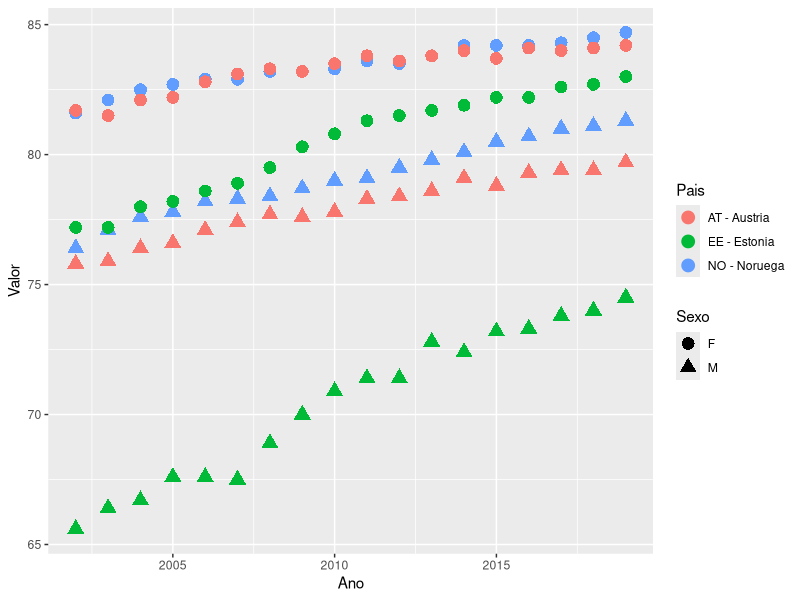

Source code (R):
## ---- chunk 1
knitr::opts_chunk$set(echo = TRUE)
## ---- chunk 2
# Projeto de PE - Pergunta 2
# Estudante: José Cutileiro (ist199097)
# Data: 1 de maio de 2022

library(readxl)
library(ggplot2)
library(tidyr)
library(dplyr)

anos <- read_excel("EsperancaVida.xlsx",
                   col_names = TRUE,
                   range = "A9:A70")
homens <- read_excel("EsperancaVida.xlsx", 
                     col_names = TRUE, 
                     range = "AJ9:BQ70")
mulheres <- read_excel("EsperancaVida.xlsx",
                       col_names = TRUE, 
                       range = "BR9:CY70")

homens <- select(homens,c("NO - Noruega",
                          "EE - Estonia",
                          "AT - Austria"))
mulheres <- select(mulheres,
                   c("NO - Noruega", 
                    "EE - Estonia",
                    "AT - Austria"))


homens$anos <- anos
mulheres$anos <- anos

homens <- rename(homens,Anos = 4)
mulheres <- rename(mulheres,Anos = 4)

homens <- filter(homens,homens$Anos > 2001)
homens <- filter(homens,homens$Anos < 2020)

mulheres <- filter(mulheres,
                   mulheres$Anos > 2001)
mulheres <- filter(mulheres,
                   mulheres$Anos < 2020)


homens <- pivot_longer(homens,1:3,
                       names_to = "Pais",
                       values_to="Valor")
mulheres <- pivot_longer(mulheres,
                         1:3,names_to = "Pais",
                         values_to="Valor")

homens <- cbind(homens,Sexo = "M")
mulheres <- cbind(mulheres,Sexo = "F")

df <- rbind(homens,mulheres)

df <- rename(df,Ano = 1)

row.names(df) <- NULL

df$Ano <- unlist(df$Ano)

ggplot(data=df,aes(x=Ano,
                y=Valor,
                color=Pais,
                shape=Sexo))+ geom_point(size=4)
